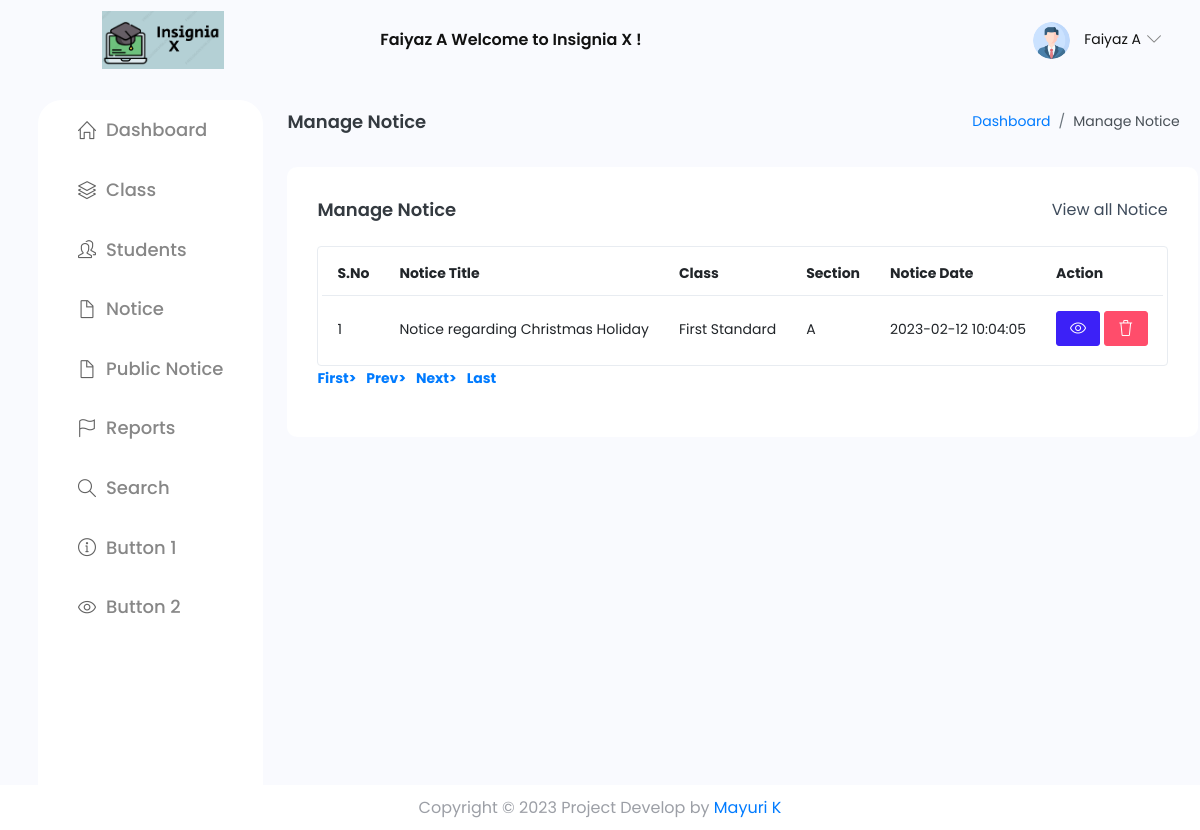
The page /manage-notice.php (signed in) on the database its author committed.
### tables this page shows
CREATE TABLE `tblnotice` (
  `ID` int(5) NOT NULL,
  `NoticeTitle` mediumtext DEFAULT NULL,
  `ClassId` int(10) DEFAULT NULL,
  `NoticeMsg` mediumtext DEFAULT NULL,
  `CreationDate` timestamp NULL DEFAULT current_timestamp()
);

CREATE TABLE `tblclass` (
  `ID` int(5) NOT NULL,
  `ClassName` varchar(50) DEFAULT NULL,
  `Section` varchar(20) DEFAULT NULL,
  `CreationDate` timestamp NULL DEFAULT current_timestamp()
);

### manage-notice.php (the view, shortened to what this page needs)
<?php
include('includes/dbconnection.php');
if (strlen($_SESSION['sturecmsaid']==0)) {
  header('location:logout.php');
  } else{
?>
     <?php include_once('includes/header.php');?>
      <div class="container-fluid page-body-wrapper">
        <?php include_once('includes/sidebar.php');?>
        <div class="main-panel">
          <div class="content-wrapper">
             <div class="page-header">
              <h3 class="page-title"> Manage Notice </h3>
              <nav aria-label="breadcrumb">
                <ol class="breadcrumb">
                  <li class="breadcrumb-item"><a href="dashboard.php">Dashboard</a></li>
                  <li class="breadcrumb-item active" aria-current="page"> Manage Notice</li>
                </ol>
              </nav>
            </div>
            <div class="row">
              <div class="col-md-12 grid-margin stretch-card">
                <div class="card">
                  <div class="card-body">
                    <div class="d-sm-flex align-items-center mb-4">
                      <h4 class="card-title mb-sm-0">Manage Notice</h4>
                      <a href="#" class="text-dark ml-auto mb-3 mb-sm-0"> View all Notice</a>
                    </div>
                    <div class="table-responsive border rounded p-1">
                      <table class="table">
                        <thead>
                          <tr>
                            <th class="font-weight-bold">S.No</th>
                            <th class="font-weight-bold">Notice Title</th>
                            <th class="font-weight-bold">Class</th>
                            <th class="font-weight-bold">Section</th>
                            <th class="font-weight-bold">Notice Date</th>
                            <th class="font-weight-bold">Action</th>
                          </tr>
                        </thead>
                        <tbody>
                           <?php
                           if (isset($_GET['pageno'])) {
            $pageno = $_GET['pageno'];
        } else {
            $pageno = 1;
        }
        $no_of_records_per_page =15;
        $offset = ($pageno-1) * $no_of_records_per_page;
       $ret = "SELECT ID FROM tblnotice";
$query1 = $dbh -> prepare($ret);
$query1->execute();
$total_rows=$query1->rowCount();
$total_pages = ceil($total_rows / $no_of_records_per_page);
$sql="SELECT tblclass.ID,tblclass.ClassName,tblclass.Section,tblnotice.NoticeTitle,tblnotice.CreationDate,tblnotice.ClassId,tblnotice.ID as nid from tblnotice join tblclass on tblclass.ID=tblnotice.ClassId LIMIT $offset, $no_of_records_per_page";
$query = $dbh -> prepare($sql);
$query->execute();
$results=$query->fetchAll(PDO::FETCH_OBJ);
$cnt=1;
if($query->rowCount() > 0)
{
foreach($results as $row)
{               ?>
                          <tr>
                            <td><?php echo htmlentities($cnt);?></td>
                            <td><?php  echo htmlentities($row->NoticeTitle);?></td>
                            <td><?php  echo htmlentities($row->ClassName);?></td>
                            <td><?php  echo htmlentities($row->Section);?></td>
                            <td><?php  echo htmlentities($row->CreationDate);?></td>
                            <td>
                              <a href="edit-notice-detail.php?editid=<?php echo htmlentities ($row->ID);?>" class="btn btn-primary btn-sm"><i class="icon-eye"></i></a>
                                                <a href="manage-notice.php?delid=<?php echo ($row->ID);?>" onclick="return confirm('Do you really want to Delete ?');" class="btn btn-danger btn-sm"> <i class="icon-trash"></i></a>
                            </td>
                          </tr><?php $cnt=$cnt+1;}} ?>
                        </tbody>
                      </table>
                    </div>
                   <div align="left">
    <ul class="pagination" >
        <li><a href="?pageno=1"><strong>First></strong></a></li>
        <li class="<?php if($pageno <= 1){ echo 'disabled'; } ?>">
            <a href="<?php if($pageno <= 1){ echo '#'; } else { echo "?pageno=".($pageno - 1); } ?>"><strong style="padding-left: 10px">Prev></strong></a>
        </li>
        <li class="<?php if($pageno >= $total_pages){ echo 'disabled'; } ?>">
            <a href="<?php if($pageno >= $total_pages){ echo '#'; } else { echo "?pageno=".($pageno + 1); } ?>"><strong style="padding-left: 10px">Next></strong></a>
        </li>
        <li><a href="?pageno=<?php echo $total_pages; ?>"><strong style="padding-left: 10px">Last</strong></a></li>
    </ul>
</div>
                  </div>
                </div>
              </div>
            </div>
          </div>
         <?php include_once('includes/footer.php');?>
<?php }  ?>

### includes/header.php (shortened to what this page needs)
<!DOCTYPE html>
<html lang="en">
  <head>
    <link rel="stylesheet" href="assets/vendors/simple-line-icons/css/simple-line-icons.css">
    <link rel="stylesheet" href="assets/vendors/flag-icon-css/css/flag-icon.min.css">
    <link rel="stylesheet" href="assets/vendors/css/vendor.bundle.base.css">
    <link rel="stylesheet" href="assets/vendors/daterangepicker/daterangepicker.css">
    <link rel="stylesheet" href="assets/vendors/chartist/chartist.min.css">
    <link rel="stylesheet" href="assets/vendors/select2/select2.min.css">
    <link rel="stylesheet" href="assets/vendors/select2-bootstrap-theme/select2-bootstrap.min.css">
    <link rel="stylesheet" href="assets/css/style.css" />
  </head>
  <body>
    <div class="container-scroller">
 <nav class="navbar default-layout-navbar col-lg-12 col-12 p-0 fixed-top d-flex flex-row">
        <div class="navbar-brand-wrapper d-flex align-items-center">
          <a class="navbar-brand brand-logo ml-auto text-right" href="dashboard.php">
            <img src="assets/images/logo.png" alt="logo" />
          </a>
        </div><?php
         $aid= $_SESSION['sturecmsaid'];
$sql="SELECT * from tbladmin where ID=:aid";
$query = $dbh -> prepare($sql);
$query->bindParam(':aid',$aid,PDO::PARAM_STR);
$query->execute();
$results=$query->fetchAll(PDO::FETCH_OBJ);
$cnt=1;
if($query->rowCount() > 0)
{
foreach($results as $row)
{               ?>
        <div class="navbar-menu-wrapper d-flex align-items-center flex-grow-1">
          <h5 class="mb-0 font-weight-medium d-none d-lg-flex mx-auto"><?php  echo htmlentities($row->AdminName);?> Welcome to Insignia X !</h5>
          <ul class="navbar-nav navbar-nav-right ml-auto">
            <li class="nav-item dropdown d-none d-xl-inline-flex user-dropdown">
              <a class="nav-link dropdown-toggle" id="UserDropdown" href="#" data-toggle="dropdown" aria-expanded="false">
                <img class="img-xs rounded-circle ml-2" src="assets/images/faces/face8.jpg" alt="Profile image"> <span class="font-weight-normal"> <?php  echo htmlentities($row->AdminName);?> </span></a>
                <?php $cnt=$cnt+1;}} ?>
            </li>
          </ul>
        </div>
      </nav>

### rows shown on the page
tblnotice: NoticeTitle "Notice regarding Christmas Holiday", ClassId.ClassName "First Standard", ClassId.Section "A", CreationDate "2023-02-12 10:04:05"

### other values the page prints
$row->AdminName "Faiyaz A"
